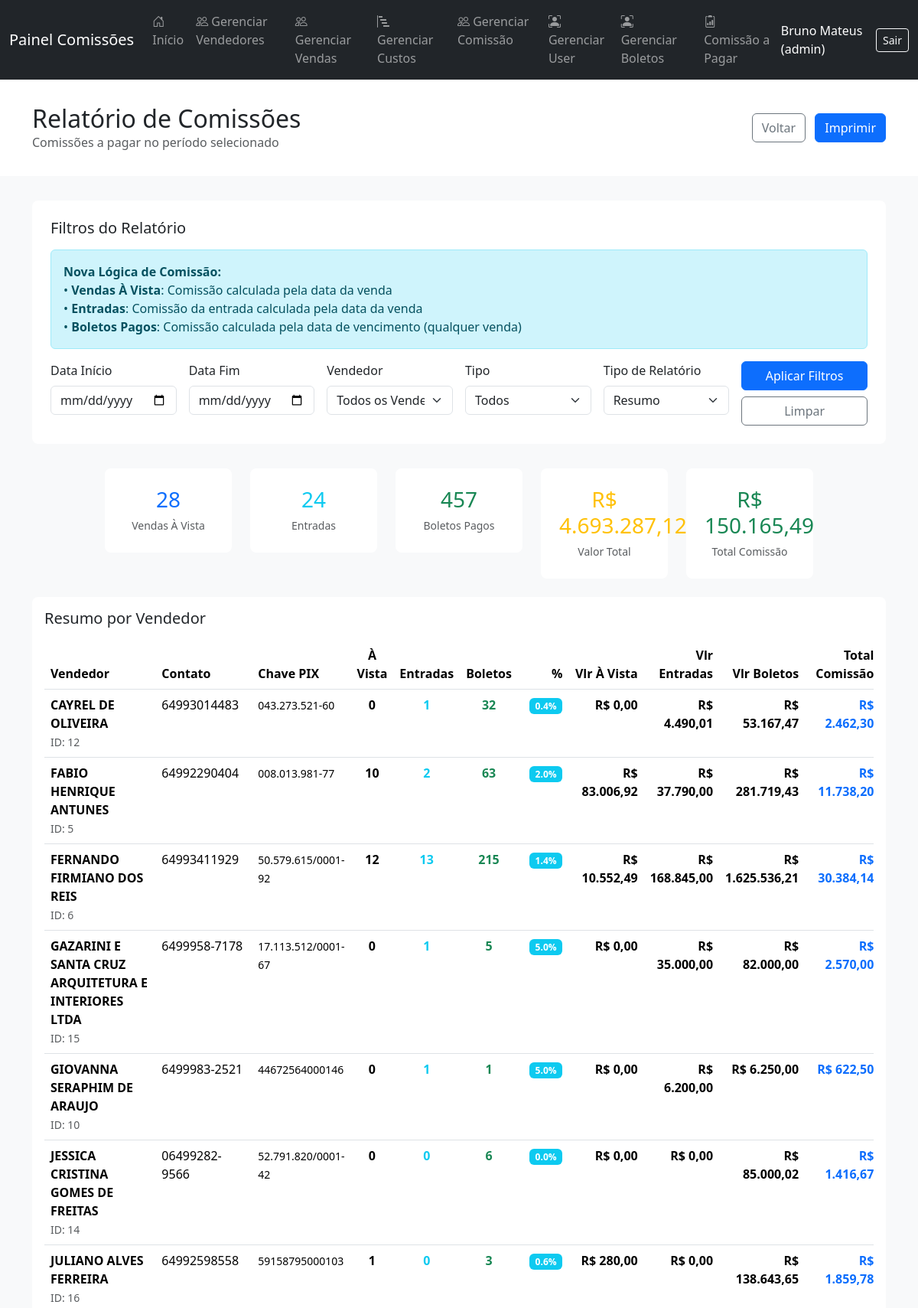
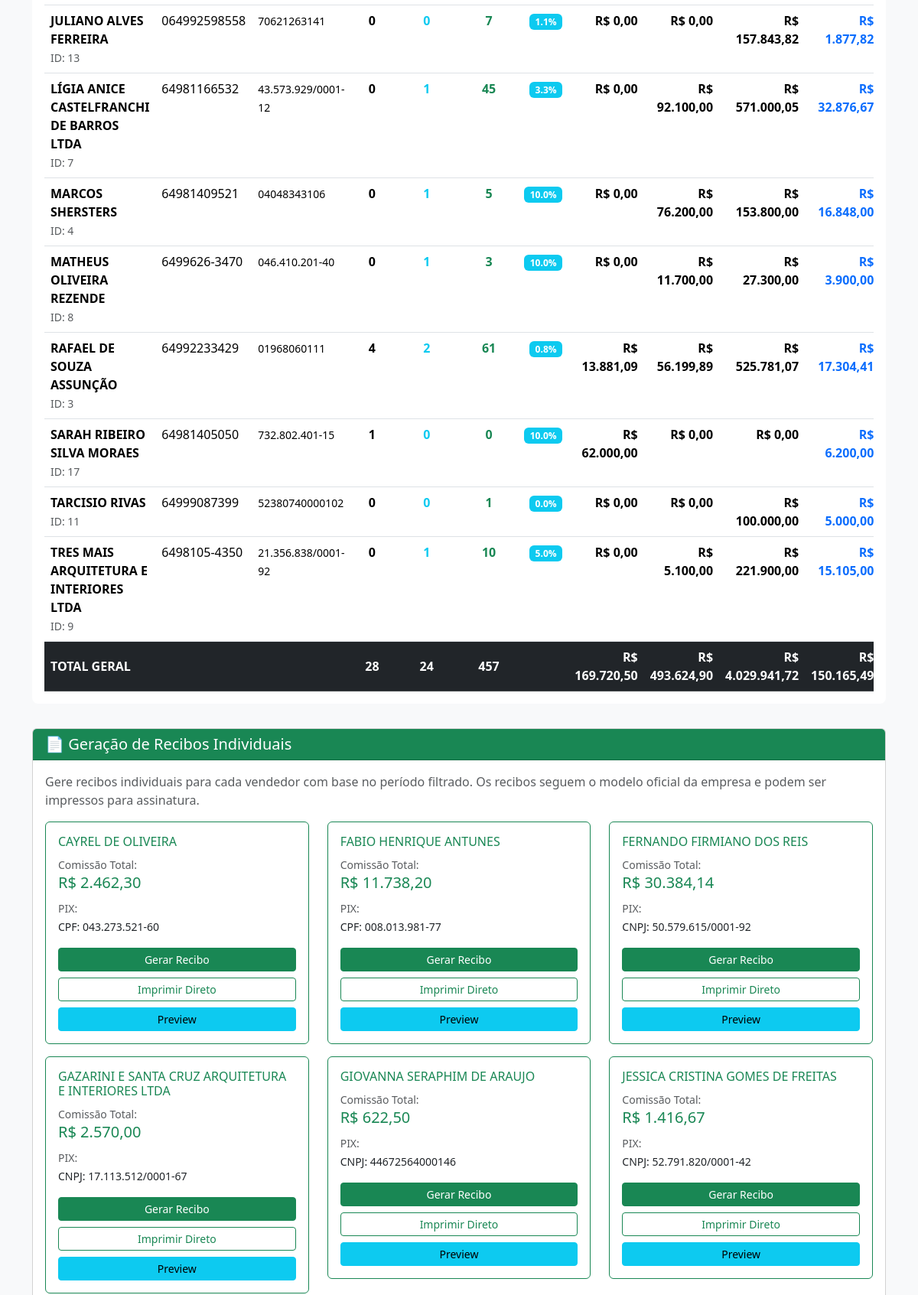
/pages/BKPrelatorio1Ven_comissao.php (signed in, upper part), run on the app's committed database (2 pictures, top to bottom).
### tables this page shows
CREATE TABLE `vendedores` (
  `id_vendedor` int(11) NOT NULL,
  `nome` varchar(100) NOT NULL,
  `celular` varchar(20) DEFAULT NULL,
  `tipochave` varchar(20) DEFAULT NULL,
  `chave` varchar(100) DEFAULT NULL,
  `STATUS` tinyint(1) NOT NULL DEFAULT 1
);

### pages/BKPrelatorio1Ven_comissao.php (the view, shortened to what this page needs)
<?php
require_once '../config/config.php';
$data_inicio = $_GET['data_inicio'] ?? '';
$data_fim = $_GET['data_fim'] ?? '';
$tipo_relatorio = $_GET['tipo'] ?? 'resumo';
$params_resumo = [];
$where_vendas = '';
$params_boletos = [];
$where_boletos = '';
$params_final = array_merge($params_resumo, $params_boletos);
$stmt_resumo = $pdo->prepare($sql_resumo);
$stmt_resumo->execute($params_final);
$dados_resumo = $stmt_resumo->fetchAll(PDO::FETCH_ASSOC);
$total_vendas_avista = !empty($dados_resumo) ? array_sum(array_column($dados_resumo, 'vendas_avista')) : 0;
$total_vendas_entrada = !empty($dados_resumo) ? array_sum(array_column($dados_resumo, 'vendas_entrada')) : 0;
$total_boletos_pagos = !empty($dados_resumo) ? array_sum(array_column($dados_resumo, 'boletos_pagos')) : 0;
$total_valor_vendas = !empty($dados_resumo) ? (
    array_sum(array_column($dados_resumo, 'valor_vendas_avista')) +
    array_sum(array_column($dados_resumo, 'valor_entradas')) +
    array_sum(array_column($dados_resumo, 'valor_boletos_pagos'))
) : 0;
$total_comissao_paga = !empty($dados_resumo) ? (
    array_sum(array_column($dados_resumo, 'comissao_vendas_avista')) +
    array_sum(array_column($dados_resumo, 'comissao_entradas')) +
    array_sum(array_column($dados_resumo, 'comissao_boletos_pagos'))
) : 0;
function formatarMoeda($valor) {
    return 'R$ ' . number_format((float)$valor, 2, ',', '.');
}
require_once '../views/header.php';
?>
<!DOCTYPE html>
<html lang="pt-br">
<head>
</head>
<body>
    <div class="header-section no-print">
        <div class="container">
            <div class="row align-items-center">
                <div class="col">
                    <h2 class="mb-0">Relatório de Comissões</h2>
                    <p class="text-muted mb-0">Comissões a pagar no período selecionado</p>
                </div>
                <div class="col-auto">
                    <a href="vendas_list.php" class="btn btn-outline-secondary me-2">Voltar</a>
                    <button onclick="window.print()" class="btn btn-primary">Imprimir</button>
                </div>
            </div>
        </div>
    </div>
    <div class="container">
        <div class="filtros-card no-print">
            <h5 class="mb-3">Filtros do Relatório</h5>
            <div class="alert alert-info mb-3">
                <strong>Nova Lógica de Comissão:</strong><br>
                • <strong>Vendas À Vista</strong>: Comissão calculada pela data da venda<br>
                • <strong>Entradas</strong>: Comissão da entrada calculada pela data da venda<br>
                • <strong>Boletos Pagos</strong>: Comissão calculada pela data de vencimento (qualquer venda)
            </div>
            <form method="GET" class="row g-3">
                <div class="col-md-2">
                    <label class="form-label">Data Início</label>
                    <input type="date" class="form-control" name="data_inicio" value="<?= htmlspecialchars($data_inicio) ?>">
                </div>
                <div class="col-md-2">
                    <label class="form-label">Data Fim</label>
                    <input type="date" class="form-control" name="data_fim" value="<?= htmlspecialchars($data_fim) ?>">
                </div>
                <div class="col-md-2">
                    <label class="form-label">Vendedor</label>
                    <select class="form-select" name="vendedor">
                        <option value="">Todos os Vendedores</option>
                    </select>
                </div>
                <div class="col-md-2">
                    <label class="form-label">Tipo</label>
                    <select class="form-select" name="status">
                        <option value="">Todos</option>
                    </select>
                </div>
                <div class="col-md-2">
                    <label class="form-label">Tipo de Relatório</label>
                    <select class="form-select" name="tipo">
                        <option value="resumo" <?= $tipo_relatorio === 'resumo' ? 'selected' : '' ?>>Resumo</option>
                    </select>
                </div>
                <div class="col-md-2 d-flex align-items-end">
                    <div class="w-100">
                        <button type="submit" class="btn btn-primary w-100 mb-2">Aplicar Filtros</button>
                        <a href="<?= strtok($_SERVER["REQUEST_URI"], '?') ?>" class="btn btn-outline-secondary w-100">Limpar</a>
                    </div>
                </div>
            </form>
        </div>
        <div class="row mb-4 justify-content-center no-print">
            <div class="col-md-2">
                <div class="stats-card">
                    <h3 class="text-primary mb-1"><?= number_format($total_vendas_avista) ?></h3>
                    <small class="text-muted">Vendas À Vista</small>
                </div>
            </div>
            <div class="col-md-2">
                <div class="stats-card">
                    <h3 class="text-info mb-1"><?= number_format($total_vendas_entrada) ?></h3>
                    <small class="text-muted">Entradas</small>
                </div>
            </div>
            <div class="col-md-2">
                <div class="stats-card">
                    <h3 class="text-success mb-1"><?= number_format($total_boletos_pagos) ?></h3>
                    <small class="text-muted">Boletos Pagos</small>
                </div>
            </div>
            <div class="col-md-2">
                <div class="stats-card">
                    <h3 class="text-warning mb-1"><?= formatarMoeda($total_valor_vendas) ?></h3>
                    <small class="text-muted">Valor Total</small>
                </div>
            </div>
            <div class="col-md-2">
                <div class="stats-card">
                    <h3 class="text-success mb-1"><?= formatarMoeda($total_comissao_paga) ?></h3>
                    <small class="text-muted">Total Comissão</small>
                </div>
            </div>
        </div>
        <?php if ($tipo_relatorio === 'resumo'): ?>
            <div class="content-card">
                <div class="p-3">
                    <h5 class="mb-3">Resumo por Vendedor</h5>
                    <?php if (empty($dados_resumo)): ?>
                        <div class="alert alert-info mb-0">
                            Nenhuma comissão encontrada com os filtros aplicados.
                        </div>
                    <?php else: ?>
                        <div class="table-responsive">
                            <table class="table table-hover mb-0">
                                <thead>
                                    <tr>
                                        <th>Vendedor</th>
                                        <th>Contato</th>
                                        <th>Chave PIX</th>
                                        <th class="text-center">À Vista</th>
                                        <th class="text-center">Entradas</th>
                                        <th class="text-center">Boletos</th>
                                        <th class="text-end">%</th>
                                        <th class="text-end">Vlr À Vista</th>
                                        <th class="text-end">Vlr Entradas</th>
                                        <th class="text-end">Vlr Boletos</th>
                                        <th class="text-end">Total Comissão</th>
                                    </tr>
                                </thead>
                                <tbody>
                                    <?php foreach ($dados_resumo as $linha): ?>
                                    <?php
                                    $total_comissao_vendedor = $linha['comissao_vendas_avista'] + $linha['comissao_entradas'] + $linha['comissao_boletos_pagos'];
                                    ?>
                                    <tr>
                                        <td>
                                            <strong><?= htmlspecialchars($linha['nome_vendedor']) ?></strong>
                                            <br><small class="text-muted">ID: <?= $linha['id_vendedor'] ?></small>
                                        </td>
                                        <td><?= htmlspecialchars($linha['celular'] ?? 'N/A') ?></td>
                                        <td><small><?= htmlspecialchars($linha['chave'] ?? 'N/A') ?></small></td>
                                        <td class="text-center">
                                            <strong><?= number_format($linha['vendas_avista']) ?></strong>
                                        </td>
                                        <td class="text-center">
                                            <strong class="text-info"><?= number_format($linha['vendas_entrada']) ?></strong>
                                        </td>
                                        <td class="text-center">
                                            <strong class="text-success"><?= number_format($linha['boletos_pagos']) ?></strong>
                                        </td>
                                        <td class="text-end">
                                            <span class="badge bg-info"><?= number_format($linha['percentual_comissao'], 1) ?>%</span>
                                        </td>
                                        <td class="text-end">
                                            <strong><?= formatarMoeda($linha['valor_vendas_avista']) ?></strong>
                                        </td>
                                        <td class="text-end">
                                            <strong><?= formatarMoeda($linha['valor_entradas']) ?></strong>
                                        </td>
                                        <td class="text-end">
                                            <strong><?= formatarMoeda($linha['valor_boletos_pagos']) ?></strong>
                                        </td>
                                        <td class="text-end">
                                            <strong class="text-primary"><?= formatarMoeda($total_comissao_vendedor) ?></strong>
                                        </td>
                                    </tr>
                                    <?php endforeach; ?>
                                </tbody>
                                <tfoot>
                                    <tr class="table-dark">
                                        <th colspan="3">TOTAL GERAL</th>
                                        <th class="text-center"><?= number_format($total_vendas_avista) ?></th>
                                        <th class="text-center"><?= number_format($total_vendas_entrada) ?></th>
                                        <th class="text-center"><?= number_format($total_boletos_pagos) ?></th>
                                        <th></th>
                                        <th class="text-end"><?= formatarMoeda(!empty($dados_resumo) ? array_sum(array_column($dados_resumo, 'valor_vendas_avista')) : 0) ?></th>
                                        <th class="text-end"><?= formatarMoeda(!empty($dados_resumo) ? array_sum(array_column($dados_resumo, 'valor_entradas')) : 0) ?></th>
                                        <th class="text-end"><?= formatarMoeda(!empty($dados_resumo) ? array_sum(array_column($dados_resumo, 'valor_boletos_pagos')) : 0) ?></th>
                                        <th class="text-end"><?= formatarMoeda($total_comissao_paga) ?></th>
                                    </tr>
                                </tfoot>
                            </table>
                        </div>
                    <?php endif; ?>
                </div>
            </div>
            <?php if ($tipo_relatorio === 'resumo' && !empty($dados_resumo)): ?>
                <div class="card mt-4">
                    <div class="card-header bg-success text-white">
                        <h5 class="mb-0">📄 Geração de Recibos Individuais</h5>
                    </div>
                    <div class="card-body">
                        <p class="text-muted mb-3">
                            Gere recibos individuais para cada vendedor com base no período filtrado.
                            Os recibos seguem o modelo oficial da empresa e podem ser impressos para assinatura.
                        </p>
                        <div class="row">
                            <?php foreach ($dados_resumo as $linha): ?>
                                <?php
                                $total_comissao_vendedor = $linha['comissao_vendas_avista'] +
                                                         $linha['comissao_entradas'] +
                                                         $linha['comissao_boletos_pagos'];
                                ?>
                                <?php if ($total_comissao_vendedor > 0): ?>
                                <div class="col-md-6 col-lg-4 mb-3">
                                    <div class="card border-success card-hover">
                                        <div class="card-body">
                                            <h6 class="card-title text-success">
                                                <i class="fas fa-user"></i> <?= htmlspecialchars($linha['nome_vendedor']) ?>
                                            </h6>
                                            <div class="mb-2">
                                                <small class="text-muted">Comissão Total:</small><br>
                                                <strong class="text-success h5"><?= formatarMoeda($total_comissao_vendedor) ?></strong>
                                            </div>
                                            <div class="mb-3">
                                                <small class="text-muted">PIX:</small><br>
                                                <small><?= $linha['tipochave'] ?>: <?= htmlspecialchars($linha['chave']) ?></small>
                                            </div>
                                            <div class="d-grid gap-2">
                                                <a href="recibo_comissao.php?vendedor=<?= $linha['id_vendedor'] ?>&data_inicio=<?= $data_inicio ?>&data_fim=<?= $data_fim ?>"
                                                   class="btn btn-success btn-sm">
                                                    <i class="fas fa-receipt"></i> Gerar Recibo
                                                </a>
                                                <button class="btn btn-outline-success btn-sm"
                                                        onclick="imprimirReciboDireto(<?= $linha['id_vendedor'] ?>)">
                                                    <i class="fas fa-print"></i> Imprimir Direto
                                                </button>
                                                <button class="btn btn-info btn-sm"
                                                        onclick="mostrarPreviewRecibo(<?= $linha['id_vendedor'] ?>, '<?= htmlspecialchars($linha['nome_vendedor']) ?>')">
                                                    <i class="fas fa-eye"></i> Preview
                                                </button>
                                            </div>
                                        </div>
                                    </div>
                                </div>
                                <?php endif; ?>
                            <?php endforeach; ?>
                        </div>
                    </div>
                </div>
            <?php endif; ?>
        <?php endif; ?>
    </div>
</body>
</html>
<?php require_once '../views/footer.php'; ?>

### pages/BKPrelatorio1Ven_comissao.php (style rules this page uses)
body { background-color: #f8f9fa; }
.header-section { background: white; padding: 2rem 0; margin-bottom: 2rem; }
.filtros-card { background: white; border-radius: 8px; padding: 1.5rem; margin-bottom: 2rem; }
.stats-card { background: white; border-radius: 8px; padding: 1.5rem; text-align: center; }
.content-card { background: white; border-radius: 8px; margin-bottom: 2rem; }

### data on the page
vendedores: nome "CAYREL DE OLIVEIRA", id_vendedor "12", celular "64993014483", chave "043.273.521-60", vendas_avista "0", vendas_entrada "1", boletos_pagos "32", percentual_comissao "0.4", valor_vendas_avista "R$ 0,00", valor_entradas "R$ 4.490,01", valor_boletos_pagos "R$ 53.167,47", total_comissao_vendedor "R$ 2.462,30", tipochave "CPF"
vendedores: nome "FABIO HENRIQUE ANTUNES", id_vendedor "5", celular "64992290404", chave "008.013.981-77", vendas_avista "10", vendas_entrada "2", boletos_pagos "63", percentual_comissao "2.0", valor_vendas_avista "R$ 83.006,92", valor_entradas "R$ 37.790,00", valor_boletos_pagos "R$ 281.719,43", total_comissao_vendedor "R$ 11.738,20", tipochave "CPF"
vendedores: nome "FERNANDO FIRMIANO DOS REIS", id_vendedor "6", celular "64993411929", chave "50.579.615/0001-92", vendas_avista "12", vendas_entrada "13", boletos_pagos "215", percentual_comissao "1.4", valor_vendas_avista "R$ 10.552,49", valor_entradas "R$ 168.845,00", valor_boletos_pagos "R$ 1.625.536,21", total_comissao_vendedor "R$ 30.384,14", tipochave "CNPJ"
vendedores: nome "GAZARINI E SANTA CRUZ ARQUITETURA E INTERIORES LTDA", id_vendedor "15", celular "6499958-7178", chave "17.113.512/0001-67", vendas_avista "0", vendas_entrada "1", boletos_pagos "5", percentual_comissao "5.0", valor_vendas_avista "R$ 0,00", valor_entradas "R$ 35.000,00", valor_boletos_pagos "R$ 82.000,00", total_comissao_vendedor "R$ 2.570,00", tipochave "CNPJ"
vendedores: nome "GIOVANNA SERAPHIM DE ARAUJO", id_vendedor "10", celular "6499983-2521", chave "44672564000146", vendas_avista "0", vendas_entrada "1", boletos_pagos "1", percentual_comissao "5.0", valor_vendas_avista "R$ 0,00", valor_entradas "R$ 6.200,00", valor_boletos_pagos "R$ 6.250,00", total_comissao_vendedor "R$ 622,50", tipochave "CNPJ"
vendedores: nome "JESSICA CRISTINA GOMES DE FREITAS", id_vendedor "14", celular "06499282-9566", chave "52.791.820/0001-42", vendas_avista "0", vendas_entrada "0", boletos_pagos "6", percentual_comissao "0.0", valor_vendas_avista "R$ 0,00", valor_entradas "R$ 0,00", valor_boletos_pagos "R$ 85.000,02", total_comissao_vendedor "R$ 1.416,67", tipochave "CNPJ"
vendedores: nome "JULIANO ALVES FERREIRA", id_vendedor "16", celular "64992598558", chave "59158795000103", vendas_avista "1", vendas_entrada "0", boletos_pagos "3", percentual_comissao "0.6", valor_vendas_avista "R$ 280,00", valor_entradas "R$ 0,00", valor_boletos_pagos "R$ 138.643,65", total_comissao_vendedor "R$ 1.859,78"
vendedores: nome "JULIANO ALVES FERREIRA", id_vendedor "13", celular "064992598558", chave "70621263141", vendas_avista "0", vendas_entrada "0", boletos_pagos "7", percentual_comissao "1.1", valor_vendas_avista "R$ 0,00", valor_entradas "R$ 0,00", valor_boletos_pagos "R$ 157.843,82", total_comissao_vendedor "R$ 1.877,82"
vendedores: nome "LÍGIA ANICE CASTELFRANCHI DE BARROS LTDA", id_vendedor "7", celular "64981166532", chave "43.573.929/0001-12", vendas_avista "0", vendas_entrada "1", boletos_pagos "45", percentual_comissao "3.3", valor_vendas_avista "R$ 0,00", valor_entradas "R$ 92.100,00", valor_boletos_pagos "R$ 571.000,05", total_comissao_vendedor "R$ 32.876,67"
vendedores: nome "MARCOS SHERSTERS", id_vendedor "4", celular "64981409521", chave "04048343106", vendas_avista "0", vendas_entrada "1", boletos_pagos "5", percentual_comissao "10.0", valor_vendas_avista "R$ 0,00", valor_entradas "R$ 76.200,00", valor_boletos_pagos "R$ 153.800,00", total_comissao_vendedor "R$ 16.848,00"
vendedores: nome "MATHEUS OLIVEIRA REZENDE", id_vendedor "8", celular "6499626-3470", chave "046.410.201-40", vendas_avista "0", vendas_entrada "1", boletos_pagos "3", percentual_comissao "10.0", valor_vendas_avista "R$ 0,00", valor_entradas "R$ 11.700,00", valor_boletos_pagos "R$ 27.300,00", total_comissao_vendedor "R$ 3.900,00"
vendedores: nome "RAFAEL DE SOUZA ASSUNÇÃO", id_vendedor "3", celular "64992233429", chave "01968060111", vendas_avista "4", vendas_entrada "2", boletos_pagos "61", percentual_comissao "0.8", valor_vendas_avista "R$ 13.881,09", valor_entradas "R$ 56.199,89", valor_boletos_pagos "R$ 525.781,07", total_comissao_vendedor "R$ 17.304,41"
vendedores: nome "SARAH RIBEIRO SILVA MORAES", id_vendedor "17", celular "64981405050", chave "732.802.401-15", vendas_avista "1", vendas_entrada "0", boletos_pagos "0", percentual_comissao "10.0", valor_vendas_avista "R$ 62.000,00", valor_entradas "R$ 0,00", valor_boletos_pagos "R$ 0,00", total_comissao_vendedor "R$ 6.200,00"
vendedores: nome "TARCISIO RIVAS", id_vendedor "11", celular "64999087399", chave "52380740000102", vendas_avista "0", vendas_entrada "0", boletos_pagos "1", percentual_comissao "0.0", valor_vendas_avista "R$ 0,00", valor_entradas "R$ 0,00", valor_boletos_pagos "R$ 100.000,00", total_comissao_vendedor "R$ 5.000,00"
vendedores: nome "TRES MAIS ARQUITETURA E INTERIORES LTDA", id_vendedor "9", celular "6498105-4350", chave "21.356.838/0001-92", vendas_avista "0", vendas_entrada "1", boletos_pagos "10", percentual_comissao "5.0", valor_vendas_avista "R$ 0,00", valor_entradas "R$ 5.100,00", valor_boletos_pagos "R$ 221.900,00", total_comissao_vendedor "R$ 15.105,00"

### other printed values
$_SESSION['usuario_nome'] "Bruno Mateus"
$tipo_usuario "admin"
$total_vendas_avista "28"
$total_vendas_entrada "24"
$total_boletos_pagos "457"
formatarMoeda($total_valor_vendas) "R$ 4.693.287,12"
formatarMoeda($total_comissao_paga) "R$ 150.165,49"
